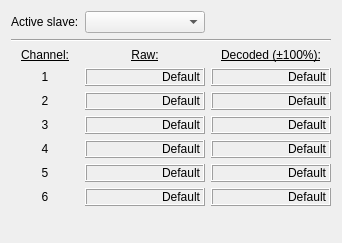
<?xml version="1.0" encoding="UTF-8"?>
<ui version="4.0">
 <class>W_Strain</class>
 <widget class="QWidget" name="W_Strain">
  <property name="geometry">
   <rect>
    <x>0</x>
    <y>0</y>
    <width>334</width>
    <height>243</height>
   </rect>
  </property>
  <property name="windowTitle">
   <string>Form</string>
  </property>
  <layout class="QVBoxLayout" name="verticalLayout">
   <item>
    <layout class="QGridLayout" name="gridLayout_10">
     <item row="9" column="1">
      <spacer name="horizontalSpacer_5">
       <property name="orientation">
        <enum>Qt::Horizontal</enum>
       </property>
       <property name="sizeType">
        <enum>QSizePolicy::Fixed</enum>
       </property>
       <property name="sizeHint" stdset="0">
        <size>
         <width>120</width>
         <height>20</height>
        </size>
       </property>
      </spacer>
     </item>
     <item row="9" column="2">
      <spacer name="horizontalSpacer_4">
       <property name="orientation">
        <enum>Qt::Horizontal</enum>
       </property>
       <property name="sizeType">
        <enum>QSizePolicy::Fixed</enum>
       </property>
       <property name="sizeHint" stdset="0">
        <size>
         <width>120</width>
         <height>20</height>
        </size>
       </property>
      </spacer>
     </item>
     <item row="6" column="1">
      <widget class="QLabel" name="disp_strain_ch4">
       <property name="autoFillBackground">
        <bool>false</bool>
       </property>
       <property name="frameShape">
        <enum>QFrame::Box</enum>
       </property>
       <property name="frameShadow">
        <enum>QFrame::Raised</enum>
       </property>
       <property name="lineWidth">
        <number>1</number>
       </property>
       <property name="text">
        <string>Default</string>
       </property>
       <property name="alignment">
        <set>Qt::AlignRight|Qt::AlignTrailing|Qt::AlignVCenter</set>
       </property>
      </widget>
     </item>
     <item row="0" column="0">
      <widget class="QLabel" name="label">
       <property name="text">
        <string>Active slave:</string>
       </property>
      </widget>
     </item>
     <item row="0" column="1">
      <widget class="QComboBox" name="comboBoxSlave"/>
     </item>
     <item row="3" column="1">
      <widget class="QLabel" name="disp_strain_ch1">
       <property name="autoFillBackground">
        <bool>false</bool>
       </property>
       <property name="frameShape">
        <enum>QFrame::Box</enum>
       </property>
       <property name="frameShadow">
        <enum>QFrame::Raised</enum>
       </property>
       <property name="lineWidth">
        <number>1</number>
       </property>
       <property name="text">
        <string>Default</string>
       </property>
       <property name="alignment">
        <set>Qt::AlignRight|Qt::AlignTrailing|Qt::AlignVCenter</set>
       </property>
      </widget>
     </item>
     <item row="2" column="1">
      <widget class="QLabel" name="label_32">
       <property name="text">
        <string>&lt;html&gt;&lt;head/&gt;&lt;body&gt;&lt;p&gt;&lt;span style=&quot; text-decoration: underline;&quot;&gt;Raw:&lt;/span&gt;&lt;/p&gt;&lt;/body&gt;&lt;/html&gt;</string>
       </property>
       <property name="alignment">
        <set>Qt::AlignCenter</set>
       </property>
      </widget>
     </item>
     <item row="7" column="0">
      <widget class="QLabel" name="label_67">
       <property name="layoutDirection">
        <enum>Qt::LeftToRight</enum>
       </property>
       <property name="text">
        <string>5</string>
       </property>
       <property name="alignment">
        <set>Qt::AlignCenter</set>
       </property>
      </widget>
     </item>
     <item row="8" column="1">
      <widget class="QLabel" name="disp_strain_ch6">
       <property name="autoFillBackground">
        <bool>false</bool>
       </property>
       <property name="frameShape">
        <enum>QFrame::Box</enum>
       </property>
       <property name="frameShadow">
        <enum>QFrame::Raised</enum>
       </property>
       <property name="lineWidth">
        <number>1</number>
       </property>
       <property name="text">
        <string>Default</string>
       </property>
       <property name="alignment">
        <set>Qt::AlignRight|Qt::AlignTrailing|Qt::AlignVCenter</set>
       </property>
      </widget>
     </item>
     <item row="2" column="0">
      <widget class="QLabel" name="label_33">
       <property name="text">
        <string>&lt;html&gt;&lt;head/&gt;&lt;body&gt;&lt;p&gt;&lt;span style=&quot; text-decoration: underline;&quot;&gt;Channel:&lt;/span&gt;&lt;/p&gt;&lt;/body&gt;&lt;/html&gt;</string>
       </property>
       <property name="alignment">
        <set>Qt::AlignCenter</set>
       </property>
      </widget>
     </item>
     <item row="7" column="2">
      <widget class="QLabel" name="disp_strain_ch5_d">
       <property name="autoFillBackground">
        <bool>false</bool>
       </property>
       <property name="frameShape">
        <enum>QFrame::Box</enum>
       </property>
       <property name="frameShadow">
        <enum>QFrame::Raised</enum>
       </property>
       <property name="lineWidth">
        <number>1</number>
       </property>
       <property name="text">
        <string>Default</string>
       </property>
       <property name="alignment">
        <set>Qt::AlignRight|Qt::AlignTrailing|Qt::AlignVCenter</set>
       </property>
      </widget>
     </item>
     <item row="3" column="2">
      <widget class="QLabel" name="disp_strain_ch1_d">
       <property name="autoFillBackground">
        <bool>false</bool>
       </property>
       <property name="frameShape">
        <enum>QFrame::Box</enum>
       </property>
       <property name="frameShadow">
        <enum>QFrame::Raised</enum>
       </property>
       <property name="lineWidth">
        <number>1</number>
       </property>
       <property name="text">
        <string>Default</string>
       </property>
       <property name="alignment">
        <set>Qt::AlignRight|Qt::AlignTrailing|Qt::AlignVCenter</set>
       </property>
      </widget>
     </item>
     <item row="8" column="2">
      <widget class="QLabel" name="disp_strain_ch6_d">
       <property name="autoFillBackground">
        <bool>false</bool>
       </property>
       <property name="frameShape">
        <enum>QFrame::Box</enum>
       </property>
       <property name="frameShadow">
        <enum>QFrame::Raised</enum>
       </property>
       <property name="lineWidth">
        <number>1</number>
       </property>
       <property name="text">
        <string>Default</string>
       </property>
       <property name="alignment">
        <set>Qt::AlignRight|Qt::AlignTrailing|Qt::AlignVCenter</set>
       </property>
      </widget>
     </item>
     <item row="4" column="0">
      <widget class="QLabel" name="label_35">
       <property name="layoutDirection">
        <enum>Qt::LeftToRight</enum>
       </property>
       <property name="text">
        <string>2</string>
       </property>
       <property name="alignment">
        <set>Qt::AlignCenter</set>
       </property>
      </widget>
     </item>
     <item row="6" column="0">
      <widget class="QLabel" name="label_70">
       <property name="layoutDirection">
        <enum>Qt::LeftToRight</enum>
       </property>
       <property name="text">
        <string>4</string>
       </property>
       <property name="alignment">
        <set>Qt::AlignCenter</set>
       </property>
      </widget>
     </item>
     <item row="7" column="1">
      <widget class="QLabel" name="disp_strain_ch5">
       <property name="autoFillBackground">
        <bool>false</bool>
       </property>
       <property name="frameShape">
        <enum>QFrame::Box</enum>
       </property>
       <property name="frameShadow">
        <enum>QFrame::Raised</enum>
       </property>
       <property name="lineWidth">
        <number>1</number>
       </property>
       <property name="text">
        <string>Default</string>
       </property>
       <property name="alignment">
        <set>Qt::AlignRight|Qt::AlignTrailing|Qt::AlignVCenter</set>
       </property>
      </widget>
     </item>
     <item row="5" column="0">
      <widget class="QLabel" name="label_36">
       <property name="layoutDirection">
        <enum>Qt::LeftToRight</enum>
       </property>
       <property name="text">
        <string>3</string>
       </property>
       <property name="alignment">
        <set>Qt::AlignCenter</set>
       </property>
      </widget>
     </item>
     <item row="8" column="0">
      <widget class="QLabel" name="label_69">
       <property name="layoutDirection">
        <enum>Qt::LeftToRight</enum>
       </property>
       <property name="text">
        <string>6</string>
       </property>
       <property name="alignment">
        <set>Qt::AlignCenter</set>
       </property>
      </widget>
     </item>
     <item row="2" column="2">
      <widget class="QLabel" name="label_31">
       <property name="text">
        <string>&lt;html&gt;&lt;head/&gt;&lt;body&gt;&lt;p&gt;&lt;span style=&quot; text-decoration: underline;&quot;&gt;Decoded (±100%):&lt;/span&gt;&lt;/p&gt;&lt;/body&gt;&lt;/html&gt;</string>
       </property>
       <property name="alignment">
        <set>Qt::AlignCenter</set>
       </property>
      </widget>
     </item>
     <item row="3" column="0">
      <widget class="QLabel" name="label_34">
       <property name="layoutDirection">
        <enum>Qt::LeftToRight</enum>
       </property>
       <property name="text">
        <string>1</string>
       </property>
       <property name="alignment">
        <set>Qt::AlignCenter</set>
       </property>
      </widget>
     </item>
     <item row="4" column="1">
      <widget class="QLabel" name="disp_strain_ch2">
       <property name="autoFillBackground">
        <bool>false</bool>
       </property>
       <property name="frameShape">
        <enum>QFrame::Box</enum>
       </property>
       <property name="frameShadow">
        <enum>QFrame::Raised</enum>
       </property>
       <property name="lineWidth">
        <number>1</number>
       </property>
       <property name="text">
        <string>Default</string>
       </property>
       <property name="alignment">
        <set>Qt::AlignRight|Qt::AlignTrailing|Qt::AlignVCenter</set>
       </property>
      </widget>
     </item>
     <item row="4" column="2">
      <widget class="QLabel" name="disp_strain_ch2_d">
       <property name="autoFillBackground">
        <bool>false</bool>
       </property>
       <property name="frameShape">
        <enum>QFrame::Box</enum>
       </property>
       <property name="frameShadow">
        <enum>QFrame::Raised</enum>
       </property>
       <property name="lineWidth">
        <number>1</number>
       </property>
       <property name="text">
        <string>Default</string>
       </property>
       <property name="alignment">
        <set>Qt::AlignRight|Qt::AlignTrailing|Qt::AlignVCenter</set>
       </property>
      </widget>
     </item>
     <item row="5" column="1">
      <widget class="QLabel" name="disp_strain_ch3">
       <property name="autoFillBackground">
        <bool>false</bool>
       </property>
       <property name="frameShape">
        <enum>QFrame::Box</enum>
       </property>
       <property name="frameShadow">
        <enum>QFrame::Raised</enum>
       </property>
       <property name="lineWidth">
        <number>1</number>
       </property>
       <property name="text">
        <string>Default</string>
       </property>
       <property name="alignment">
        <set>Qt::AlignRight|Qt::AlignTrailing|Qt::AlignVCenter</set>
       </property>
      </widget>
     </item>
     <item row="5" column="2">
      <widget class="QLabel" name="disp_strain_ch3_d">
       <property name="autoFillBackground">
        <bool>false</bool>
       </property>
       <property name="frameShape">
        <enum>QFrame::Box</enum>
       </property>
       <property name="frameShadow">
        <enum>QFrame::Raised</enum>
       </property>
       <property name="lineWidth">
        <number>1</number>
       </property>
       <property name="text">
        <string>Default</string>
       </property>
       <property name="alignment">
        <set>Qt::AlignRight|Qt::AlignTrailing|Qt::AlignVCenter</set>
       </property>
      </widget>
     </item>
     <item row="6" column="2">
      <widget class="QLabel" name="disp_strain_ch4_d">
       <property name="autoFillBackground">
        <bool>false</bool>
       </property>
       <property name="frameShape">
        <enum>QFrame::Box</enum>
       </property>
       <property name="frameShadow">
        <enum>QFrame::Raised</enum>
       </property>
       <property name="lineWidth">
        <number>1</number>
       </property>
       <property name="text">
        <string>Default</string>
       </property>
       <property name="alignment">
        <set>Qt::AlignRight|Qt::AlignTrailing|Qt::AlignVCenter</set>
       </property>
      </widget>
     </item>
     <item row="1" column="0" colspan="3">
      <widget class="Line" name="line">
       <property name="orientation">
        <enum>Qt::Horizontal</enum>
       </property>
      </widget>
     </item>
    </layout>
   </item>
   <item>
    <spacer name="verticalSpacer">
     <property name="orientation">
      <enum>Qt::Vertical</enum>
     </property>
     <property name="sizeHint" stdset="0">
      <size>
       <width>5</width>
       <height>5</height>
      </size>
     </property>
    </spacer>
   </item>
  </layout>
 </widget>
 <resources/>
 <connections/>
</ui>
